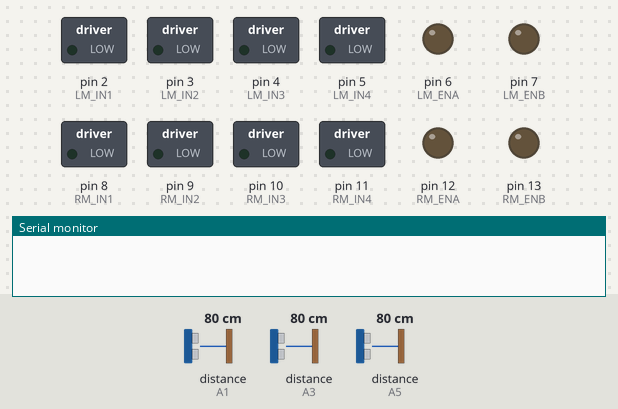
Recording of a sketch running on a simulated Arduino Uno, built with avr-gcc and run on an emulated ATmega328P. Parts: switched loads named in the sketch (green lamp = pin HIGH), output pins drawn as LEDs (lit = HIGH), the last lines printed to the serial monitor. Wiring (inferred from the names in the program): 3 × ultrasonic range finder: trigger A0, echo A1 / trigger A2, echo A3 / trigger A4, echo A5. Dashed ring = blinking. The inputs (shaded band) are chosen by the test bench; at power-on: distance to the obstacle (sensors on A1, A3, A5) 80 cm. The echo pulse lasts 58.3 µs per cm; pins used as bus, display or sensor lines are not drawn.

Above: at 0.2 s.
1.9 s: distance to the obstacle (sensor on A1) set to 2 cm
At 2.61 s:
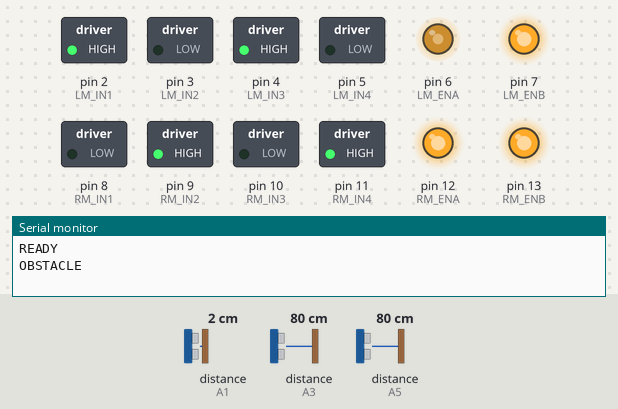
4.9 s: distance to the obstacle (sensor on A3) set to 85 cm
At 6.41 s:
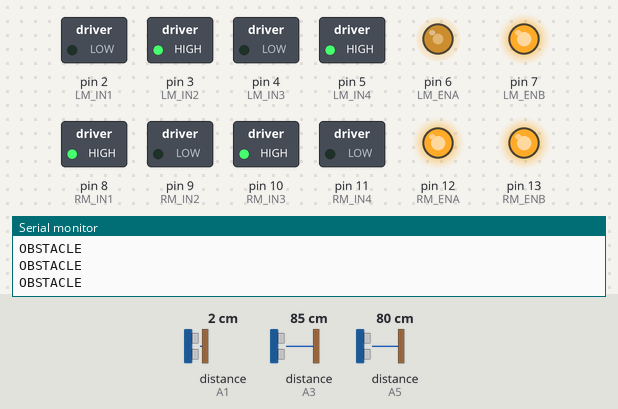
7.9 s: distance to the obstacle (sensor on A3) set to 2 cm
At 9.59 s:
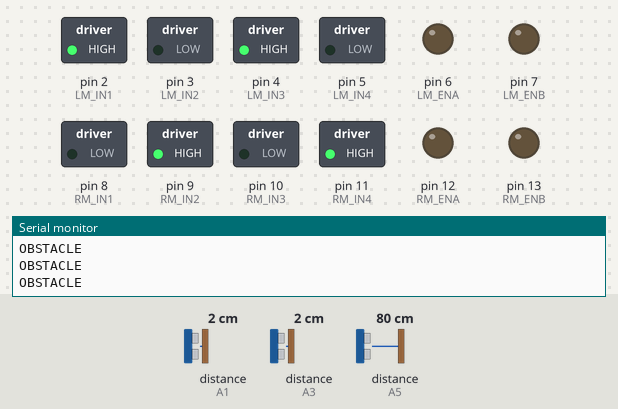
10.9 s: distance to the obstacle (sensor on A3) set to 120 cm
At 11.16 s:
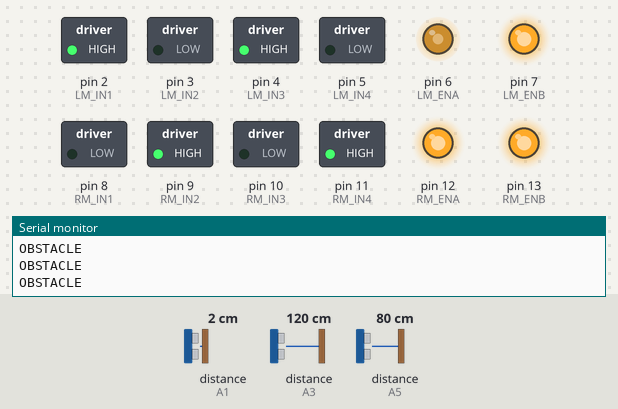
Timing chart, 0 to 14.9 s (numbered marks = the images above; inputs shaded):
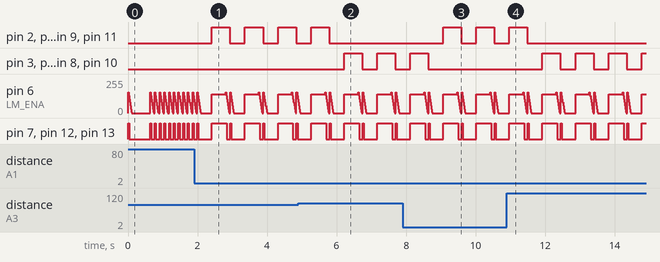

The sketch:

smart_cart.ino
```cpp
// ─────────────────────────────────────────────
//  smart_cart.ino — Arduino Motor & Sensor Code
//  Smart Cart Project — FIXED VERSION
//
//  PIN MAP:
//  2,3,4,5     → L298N #1 IN1-IN4 (Left motors)
//  6,7         → L298N #1 ENA,ENB  (PWM speed)
//  8,9,10,11   → L298N #2 IN1-IN4 (Right motors)
//  12,13       → L298N #2 ENA,ENB  (PWM speed)
//  A0,A1       → Front HC-SR04 TRIG,ECHO
//  A2,A3       → Left  HC-SR04 TRIG,ECHO
//  A4,A5       → Right HC-SR04 TRIG,ECHO
// ─────────────────────────────────────────────

// ── Left Motor Pins (L298N #1) ───────────────
const int LM_IN1 = 2, LM_IN2 = 3;
const int LM_IN3 = 4, LM_IN4 = 5;
const int LM_ENA = 6, LM_ENB = 7;

// ── Right Motor Pins (L298N #2) ──────────────
const int RM_IN1 = 8,  RM_IN2 = 9;
const int RM_IN3 = 10, RM_IN4 = 11;
const int RM_ENA = 12, RM_ENB = 13;

// ── Ultrasonic Sensor Pins ───────────────────
const int FRONT_TRIG = A0, FRONT_ECHO = A1;
const int LEFT_TRIG  = A2, LEFT_ECHO  = A3;
const int RIGHT_TRIG = A4, RIGHT_ECHO = A5;

// ── Settings ─────────────────────────────────
const int MOTOR_SPEED   = 180;   // 0-255
const int TURN_SPEED    = 140;   // Slightly slower for turns
const int OBSTACLE_CM   = 20;    // Stop if closer than this (cm)
const int SENSOR_MS     = 100;   // Sensor check interval (ms)

// ── State ─────────────────────────────────────
char     currentCmd      = 'S';
unsigned long lastSensor = 0;
bool     obstacleActive  = false;

// ─────────────────────────────────────────────
void setup() {
  Serial.begin(9600);

  // Motor pins OUTPUT
  int pins[] = {LM_IN1,LM_IN2,LM_IN3,LM_IN4,LM_ENA,LM_ENB,
                RM_IN1,RM_IN2,RM_IN3,RM_IN4,RM_ENA,RM_ENB};
  for (int p : pins) pinMode(p, OUTPUT);

  // Ultrasonic pins
  pinMode(FRONT_TRIG,OUTPUT); pinMode(FRONT_ECHO,INPUT);
  pinMode(LEFT_TRIG, OUTPUT); pinMode(LEFT_ECHO, INPUT);
  pinMode(RIGHT_TRIG,OUTPUT); pinMode(RIGHT_ECHO,INPUT);

  // Set motor speeds
  analogWrite(LM_ENA, MOTOR_SPEED);
  analogWrite(LM_ENB, MOTOR_SPEED);
  analogWrite(RM_ENA, MOTOR_SPEED);
  analogWrite(RM_ENB, MOTOR_SPEED);

  stopCart();
  delay(500);
  Serial.println("READY");
}

// ─────────────────────────────────────────────
void loop() {

  // ── Read Pi command ──────────────────────
  if (Serial.available() > 0) {
    char c = Serial.read();
    // Accept valid commands only
    if (c=='F'||c=='B'||c=='L'||c=='R'||c=='S') {
      currentCmd = c;
    }
    // Flush remaining bytes
    while (Serial.available()) Serial.read();
  }

  // ── Sensor check every SENSOR_MS ────────
  unsigned long now = millis();
  if (now - lastSensor >= SENSOR_MS) {
    lastSensor = now;

    int fDist = getDistance(FRONT_TRIG, FRONT_ECHO);
    int lDist = getDistance(LEFT_TRIG,  LEFT_ECHO);
    int rDist = getDistance(RIGHT_TRIG, RIGHT_ECHO);

    // Obstacle in front?
    if (fDist > 0 && fDist < OBSTACLE_CM) {
      obstacleActive = true;
      stopCart();
      Serial.println("OBSTACLE");

      // Auto-steer around obstacle
      delay(300);
      if (rDist >= lDist) {
        turnRight();
        delay(400);
      } else {
        turnLeft();
        delay(400);
      }
      stopCart();
      currentCmd = 'S';
      return;
    } else {
      obstacleActive = false;
    }
  }

  // ── Execute command ──────────────────────
  if (!obstacleActive) {
    switch (currentCmd) {
      case 'F': moveForward();  break;
      case 'B': moveBackward(); break;
      case 'L': turnLeft();     break;
      case 'R': turnRight();    break;
      case 'S': stopCart();     break;
    }
  }
}

// ─────────────────────────────────────────────
//  Distance (cm) — returns 999 if no echo
// ─────────────────────────────────────────────
int getDistance(int trig, int echo) {
  digitalWrite(trig, LOW);
  delayMicroseconds(2);
  digitalWrite(trig, HIGH);
  delayMicroseconds(10);
  digitalWrite(trig, LOW);
  long dur = pulseIn(echo, HIGH, 25000UL);
  if (dur == 0) return 999;
  return (int)((dur * 0.034) / 2);
}

// ─────────────────────────────────────────────
//  Motor Functions
// ─────────────────────────────────────────────
void setSpeed(int spd) {
  analogWrite(LM_ENA, spd);
  analogWrite(LM_ENB, spd);
  analogWrite(RM_ENA, spd);
  analogWrite(RM_ENB, spd);
}

void moveForward() {
  setSpeed(MOTOR_SPEED);
  digitalWrite(LM_IN1,HIGH); digitalWrite(LM_IN2,LOW);
  digitalWrite(LM_IN3,HIGH); digitalWrite(LM_IN4,LOW);
  digitalWrite(RM_IN1,HIGH); digitalWrite(RM_IN2,LOW);
  digitalWrite(RM_IN3,HIGH); digitalWrite(RM_IN4,LOW);
}

void moveBackward() {
  setSpeed(MOTOR_SPEED);
  digitalWrite(LM_IN1,LOW); digitalWrite(LM_IN2,HIGH);
  digitalWrite(LM_IN3,LOW); digitalWrite(LM_IN4,HIGH);
  digitalWrite(RM_IN1,LOW); digitalWrite(RM_IN2,HIGH);
  digitalWrite(RM_IN3,LOW); digitalWrite(RM_IN4,HIGH);
}

void turnLeft() {
  setSpeed(TURN_SPEED);
  // Left motors backward, right forward
  digitalWrite(LM_IN1,LOW);  digitalWrite(LM_IN2,HIGH);
  digitalWrite(LM_IN3,LOW);  digitalWrite(LM_IN4,HIGH);
  digitalWrite(RM_IN1,HIGH); digitalWrite(RM_IN2,LOW);
  digitalWrite(RM_IN3,HIGH); digitalWrite(RM_IN4,LOW);
}

void turnRight() {
  setSpeed(TURN_SPEED);
  // Left motors forward, right backward
  digitalWrite(LM_IN1,HIGH); digitalWrite(LM_IN2,LOW);
  digitalWrite(LM_IN3,HIGH); digitalWrite(LM_IN4,LOW);
  digitalWrite(RM_IN1,LOW);  digitalWrite(RM_IN2,HIGH);
  digitalWrite(RM_IN3,LOW);  digitalWrite(RM_IN4,HIGH);
}

void stopCart() {
  // Soft brake — gradual slowdown
  int spd = MOTOR_SPEED;
  while (spd > 0) {
    spd -= 25;
    if (spd < 0) spd = 0;
    setSpeed(spd);
    delay(15);
  }
  // Hard stop
  digitalWrite(LM_IN1,LOW); digitalWrite(LM_IN2,LOW);
  digitalWrite(LM_IN3,LOW); digitalWrite(LM_IN4,LOW);
  digitalWrite(RM_IN1,LOW); digitalWrite(RM_IN2,LOW);
  digitalWrite(RM_IN3,LOW); digitalWrite(RM_IN4,LOW);
}
```

Measured:
- the behaviour switches between 80 and 81 cm on distance to the obstacle (sensor on A3) (found by bisection; images 1 and 2)
- after the input at 1.9 s, pin 2 (LM_IN1), pin 4 (LM_IN3), pin 9 (RM_IN2), pin 11 (RM_IN4): alternates HIGH for 0.52 s and LOW for 0.43 s, starting after 0.51 s
- after the input at 4.9 s, pin 2 (LM_IN1), pin 4 (LM_IN3), pin 9 (RM_IN2), pin 11 (RM_IN4): goes on until 5.8 s, then stays LOW; pin 3 (LM_IN2), pin 5 (LM_IN4), pin 8 (RM_IN1), pin 10 (RM_IN3): alternates HIGH for 0.52 s and LOW for 0.43 s, starting after 1.3 s
- after the input at 7.9 s, pin 2 (LM_IN1), pin 4 (LM_IN3), pin 9 (RM_IN2), pin 11 (RM_IN4): alternates HIGH for 0.52 s and LOW for 0.43 s, starting after 1.2 s; pin 3 (LM_IN2), pin 5 (LM_IN4), pin 8 (RM_IN1), pin 10 (RM_IN3): goes on until 8.6 s, then stays LOW
- after the input at 10.9 s, pin 2 (LM_IN1), pin 4 (LM_IN3), pin 9 (RM_IN2), pin 11 (RM_IN4): goes on until 11.5 s, then stays LOW; pin 3 (LM_IN2), pin 5 (LM_IN4), pin 8 (RM_IN1), pin 10 (RM_IN3): alternates HIGH for 0.52 s and LOW for 0.43 s, starting after 1.0 s
- by itself, pin 7 (LM_ENB), pin 12 (RM_ENA), pin 13 (RM_ENB): repeats every 0.95 s: LOW 0.10 s, HIGH 0.03 s, LOW 0.39 s, HIGH 0.43 s
- by itself, pin 6 (LM_ENA): repeats every 0.95 s: 155/255 0.02 s, 130/255 0.02 s, 105/255 0.02 s, 80/255 0.02 s, 55/255 0.02 s, 30/255 0.02 s, 5/255 0.02 s, 0/255 0.03 s, 155/255 0.02 s, 130/255 0.02 s, 105/255 0.02 s, 80/255 0.02 s, 55/255 0.02 s, 30/255 0.02 s, 5/255 0.02 s, 0/255 0.32 s, 140/255 0.40 s
